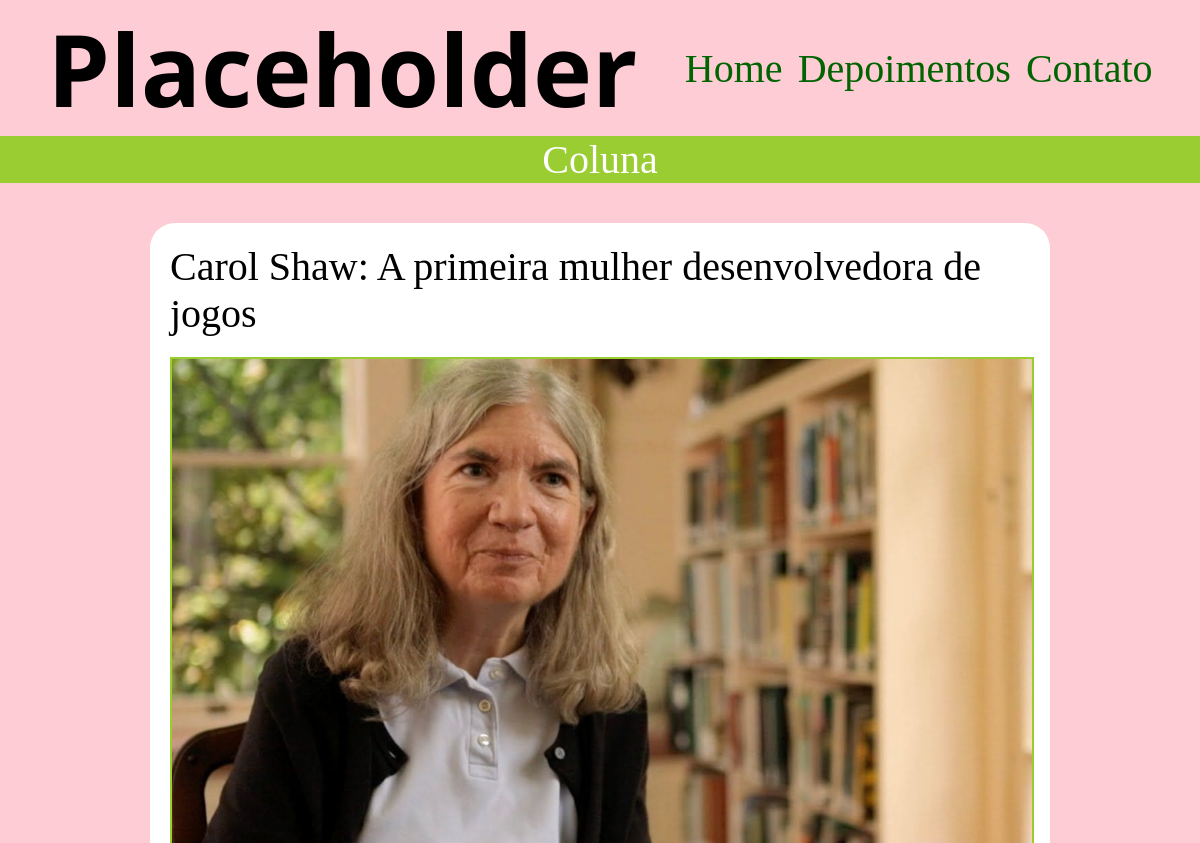
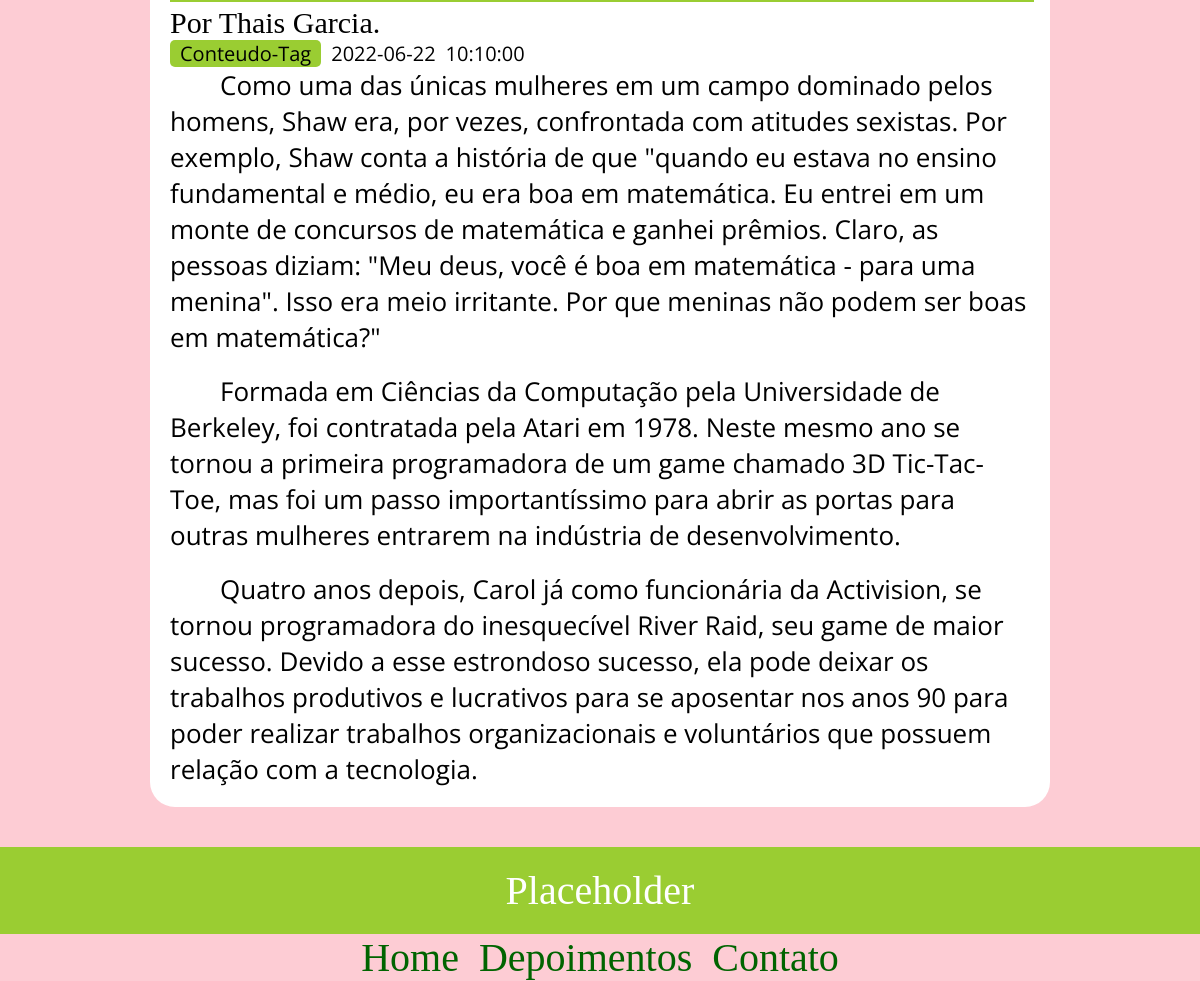
The app's page /?page=conteudo&codCtu=4 with its own data (2 pictures, top to bottom).
### tables this page shows
CREATE TABLE `Conteudo` (
  `codCtu` int(11) NOT NULL,
  `titulo` varchar(250) DEFAULT NULL,
  `autor` varchar(50) NOT NULL,
  `data` date NOT NULL,
  `conteudo` text NOT NULL,
  `tags` varchar(250) DEFAULT NULL,
  `imageml` varchar(30) DEFAULT NULL,
  `hora` time NOT NULL,
  `conteudo_p` varchar(250) NOT NULL,
  `imageml_p` varchar(100) NOT NULL
);

### conteudo.php (the view, shortened to what this page needs)
<?php
$sql = "SELECT * FROM Conteudo WHERE codCtu =".$_REQUEST["codCtu"];
$res = $conn->query($sql) or die("erro");
$row = $res->fetch_object()
?>
<h1 class="contato-titulo">Coluna</h1>
<main>
<div class="container">
    <div class="coluna-conteudo">
      <div class="conteudo">
        <div>
          <h1><?php print utf8_encode($row->titulo) ?></h1>
          <div>
            <img src="<?php print $row->imageml ?>" />
          </div>
          <div class="conteudo-pagina-autor">Por <a href=#><?php print utf8_encode($row->autor) ?></a>.</div>
          <div class="conteudo-atributos">
            <ul>
              <li><span class="tag">Conteudo-Tag</span></li>
              <li><?php print $row->data; ?></li>
              <li><?php print $row->hora; ?></li>
            </ul>
        </div>
          <div><?php print utf8_encode($row->conteudo) ?></div>
        </div>
      </div>
    </div>
   <?php include "left-menu.php" ?>
  </div>

### styles/styles.css (style rules this page uses)
* { margin:0; padding:0; }
:root { --header-main-color:rgb(253, 204, 212); --header-nav-color:darkgreen; --header-second-color:yellowgreen; }
body { background-color: var(--header-main-color); font-family: 'Crimson Text', serif; }
main { width:75%; padding:20px; box-sizing:border-box; display:flex; flex-flow: wrap column; align-items: center; margin-top: 40px; margin-left: auto; margin-right: auto; font-family: 'Crimson Text', serif; background-color: #FFF; border-radius: 25px; }
.container { width:100%; display:flex; gap:40px; }
.coluna-conteudo { flex:2 1 0; display:flex; flex-flow:column; gap:40px; }
.conteudo { display:flex; gap: 40px; }
.conteudo img { width:100%; border: 2px solid var(--header-second-color) }
.conteudo h1 { font-size: 40px; font-weight: normal; margin-bottom: 20px; }
.conteudo a { text-decoration: none; color:#000; }
.conteudo p { font-size: 26px; font-family: 'Open Sans', sans-serif; text-indent: 50px; }
.conteudo-atributos { width:95%; display: flex; justify-content: space-between; align-items: center; font-family: 'Open Sans', sans-serif; }
.conteudo-atributos ul { list-style: none; display:flex; gap:10px; font-size: 20px; }
.tag { background-color: var(--header-second-color); padding:0 10px; border-radius:5px; }
.contato-titulo { font-family: 'Crimson Text', serif; width:100%; text-align: center; font-weight: normal; font-size:40px; color:#FFF; background-color:var(--header-second-color); }
.conteudo-pagina-autor { font-size:30px; }
.conteudo-pagina-autor a { font-size:30px; }

### records on screen
conteudo: titulo "Carol Shaw: A primeira mulher desenvolvedora de jogos", imageml (picture), autor "Thais Garcia", data "2022-06-22", hora "10:10:00", conteudo "Como uma das únicas mulheres em um campo dominado pelos homens, Shaw era, por vezes, confrontada com atitudes sexistas. Por exemplo, Shaw conta a história de que \"quando eu estava no ensino fundamental e médio, eu era boa em matemática. Eu entrei em um monte de concursos de matemática e ganhei prêmios. Claro, as pessoas diziam: \"Meu deus, você é boa em matemática - para uma menina\". Isso era meio irritante. Por que meninas não podem ser boas em matemática?\" Formada em Ciências da Computação pela Universidade de Berkeley, foi contratada pela Atari em 1978. Neste mesmo ano se tornou a primeira programadora de um game chamado 3D Tic-Tac-Toe, mas foi um passo importantíssimo para abrir as…"
